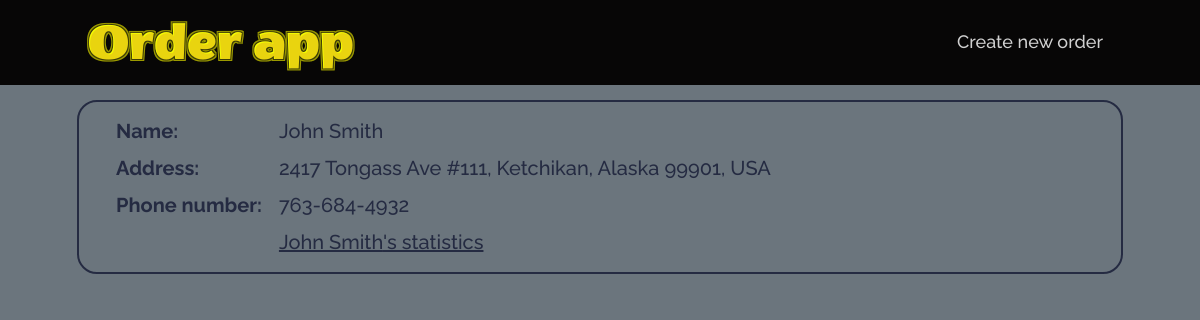
/client.php?id=1, run on the app's committed database.
### tables this page shows
CREATE TABLE `user` (
  `id` int NOT NULL AUTO_INCREMENT,
  `name` text,
  `address` text,
  `phone` text,
  `client` tinyint(1) DEFAULT NULL,
  PRIMARY KEY (`id`)
);

### functions.php (called while the page is built, shortened)
<?php
require_once('connect.php');
function fetch_client($id){
  global $db;
  $query = "select * from user where id = '$id'";
  $res = mysqli_query($db, $query);
  return mysqli_fetch_assoc($res);
}

### client.php (the view)
<?php require 'inc/header.php'?>
<?php $client = fetch_client($_GET['id']); ?>
<?php if(!empty($client)): ?>
  <div class='card'>
    <div class='card__body'>
      <div class='card__content'>
        <table>
          <tr>
            <th>Name:</th>
            <td>
              <?= $client['name'] ?>
            </td>
          </tr>
          <tr>
            <th>Address:</th>
            <td>
              <?= $client['address'] ?>
            </td>
          </tr>
          <tr>
            <th>Phone number:</th>
            <td>
              <?= $client['phone'] ?>
            </td>
          </tr>
          <tr class='table-last-row'>
            <th></th>
            <td>
              <a href="index.php?id=<?= $client['id'] ?>"
                 class="card__link">
                <?= $client['name'] ?>'s statistics
              </a>
            </td>
          </tr>
        </table>
      </div>
    </div>
  </div>
<?php endif; ?>
<?php require 'inc/footer.php'?>

### css/styles.css (style rules this page uses)
a { text-decoration: none; }
html, body { height: 100%; line-height: 1; font-size: 18px; font-weight: 500; color: #252B42; background: #6B757D; font-family: 'Raleway', sans-serif; }
.card { border: 2px solid #252B42; border-radius: 20px; }
.card__link { color: inherit; text-decoration: underline; }
.card__body { padding: 15px; }
.card__content { display: flex; margin: 0 0 0 20px; }
th, td { text-align: left; vertical-align: top; font-size: 20px; padding: 0 0 10px 0; line-height: 125%; }
th { font-weight: 700; }
td { padding: 0 0 10px 15px; font-size: 20px; }
.table-last-row > * { padding-bottom: 0; }

### data on the page
user: name "John Smith", address "2417 Tongass Ave #111, Ketchikan, Alaska 99901, USA", phone "763-684-4932"
